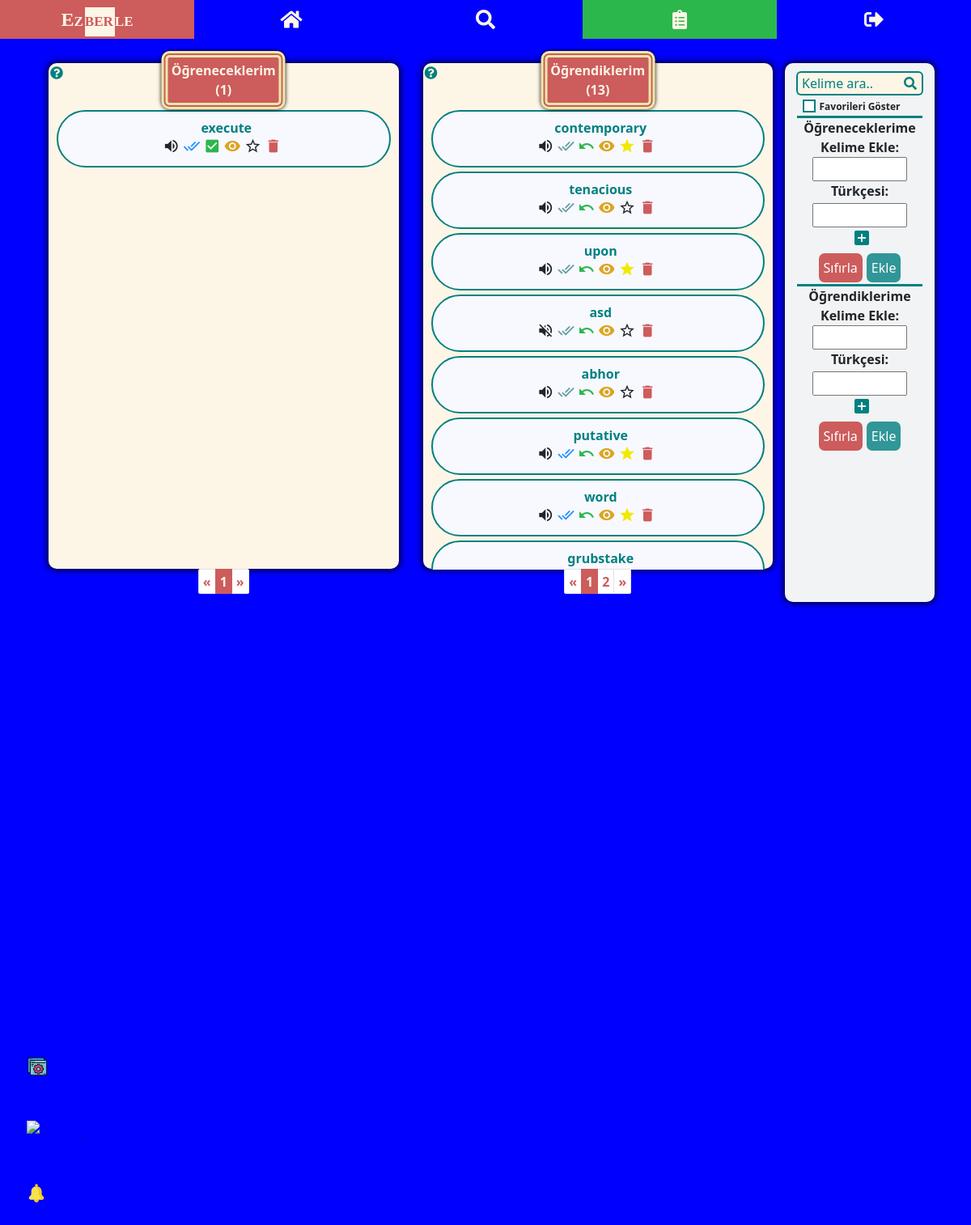
/kelime_listesi/ (signed in), run on the app's committed database.
### my_dict/models.py (models this page shows, shortened)
class WordEn(models.Model):
    user = models.ForeignKey(User, on_delete=models.CASCADE)
    english = models.CharField(max_length=100)
    audio = models.CharField(max_length=300)
    create_time = models.DateTimeField(auto_now_add=True)
    is_learned = models.BooleanField(default=False)
    is_seen = models.BooleanField(default=False)
    is_starred = models.BooleanField(default=False)
    is_in_reminder_list = models.BooleanField(default=False)
    is_new_in_reminder_list = models.BooleanField(default=False)
    memorize_tracker = FieldTracker(fields=['is_learned'])
    class Meta:
        ordering = ['-create_time']

### my_dict/views.py (the view)
# urls.py: path('kelime_listesi/', my_word_list, name='word-list'),
@login_required
def my_word_list(request):
    unl_words = get_word_list(request, 'unlearned_words')
    l_words = get_word_list(request, 'learned_words')
    if request.method == 'POST':
        if "english-unl" in request.POST:
            word_en = request.POST.get('english-unl')
            word_tr_list = request.POST.getlist('turkish-unl[]')
            if not WordEn.objects.filter(user=request.user, english=word_en).exists():
                create_word_en = WordEn(user=request.user, english=word_en)
                create_word_en.save()
                for word_tr in word_tr_list:
                    if word_tr.strip() != "":
                        create_word_tr = create_word_en.turkish.create(turkish=word_tr)
                        create_word_tr.save()
                is_added = True
            else:
                is_added = False
            data = {'is_added': is_added}
            return JsonResponse(data)
        elif "english-l" in request.POST:
            word_en = request.POST.get('english-l')
            word_tr_list = request.POST.getlist('turkish-l[]')
            if not WordEn.objects.filter(user=request.user, english=word_en).exists():
                create_word_en = WordEn(user=request.user, english=word_en, is_learned=True)
                create_word_en.save()
                for word_tr in word_tr_list:
                    if word_tr.strip() != "":
                        create_word_tr = create_word_en.turkish.create(turkish=word_tr)
                        create_word_tr.save()
                is_added = True
            else:
                is_added = False
            data = {'is_added': is_added}
            return JsonResponse(data)
    elif request.method == "GET":
        word = request.GET.get("q")
        my_word_list_search(request, word)
    paginator_unl = Paginator(unl_words, 10)
    page_no_unl = request.GET.get('s')
    page_unl = paginator_unl.get_page(page_no_unl)
    paginator_l = Paginator(l_words, 10)
    page_no_l = request.GET.get('p')
    page_l = paginator_l.get_page(page_no_l)
    data = {
        'page_obj_unl': page_unl,
        'page_obj_l': page_l,
        'unlearned_count': len(unl_words),
        'learned_count': len(l_words),
    }
    if WordEn.objects.filter(user=request.user, is_new_in_reminder_list=True):
        data['show_reminder_notif'] = True
    return render(request, 'my_dict/word_list.html', context=data)

### my_dict/templates/my_dict/word_list.html (shortened to what this page needs)
{% extends 'base.html' %}
{% load static %}
{% block content %}
<div class="wrapper">
<div class="container-md">
<div class="row mt-4">
    <div class="col-lg-5 tbl-first mt-md-4">
        <div class="word-list position-relative">
            <span class="wl-title">Öğreneceklerim <br> (<span class="count-unl">{{ unlearned_count }}</span>)</span>
            <div class="tt">
              <i class="fas fa-question-circle"></i>
            </div>
            <ul class="unl-word">
                {% if "kelime_listesi/q=" not in request.path or page_obj_unl|length > 0 %}
                    {% for word in page_obj_unl %}
                    <li data-id="{{word.id}}" class="li{{word.id}}">
                        <div class="en-section">
                            <div class="align-self-center word">
                                <a href="{% url 'dictionary-search' word.english %}" target="_blank">{{ word.english }}</a>
                            </div>
                            <div data-id="{{word.id}}" class="btn-grp">
                                {% if word.audio %}
                                <i title="Dinle" class="material-icons audio">volume_up</i>
                                {% else %}
                                <i title="Ses mevcut değil" class="material-icons audio">volume_off</i>
                                <audio src="{{word.audio}}"></audio>
                                {% endif %}
                                {% if word.is_seen %}
                                <i title="Görüldü" class="material-icons tick-seen dodger">done_all</i>
                                {% else %}
                                <i title="Görüldü" class="material-icons tick-seen cadet">done_all</i>
                                {% endif %}
                                <i title="Ezberledim" class="material-icons tick-learn memorize">check_box</i>
                                <i data-toggle="collapse" data-target=".tr{{word.id}}" title="Türkçelerini göster"
                                   class="material-icons eye">remove_red_eye</i>
                                {% if not word.is_starred %}
                                <i title="Favorilere ekle" class="material-icons star">star_border</i>
                                {% else %}
                                <i title="Favorilere eklendi" class="material-icons star pale-yellow">star</i>
                                {% endif %}
                                <i title="Sil" class="material-icons del del-unl">delete</i>
                            </div>
                        </div>
                    </li>
                    {% endfor %}
                {% elif page_obj_unl|length == 0 and '$favorites' not in request.path %}
                    <li>Bu listeye <u>{{word}}</u> için bir kelime kayıt edilmemiş.</li>
                {% endif %}
            </ul>
        </div>
        {% if 'kelime_listesi/q=' not in request.path or unl_pg_count > 9 %}
        <nav aria-label="Page navigation example">
          <ul class="pagination pagination-sm justify-content-center">
          {% if page_obj_unl.has_previous %}
              <li class="page-item">
              <a class="page-link" href="?s={{ page_obj_unl.previous_page_number }}">&laquo</a>
            </li>
          {% else %}
              <li class="page-item disabled">
              <a class="page-link" href="#" tabindex="-1" aria-disabled="true">&laquo</a>
            </li>
          {% endif %}
          {% for i in page_obj_unl.paginator.page_range %}
              {% if page_obj_unl.number == i %}
                  <li class="page-item active" aria-current="page">
                <span class="page-link">
                  {{ i }}
                </span>
              </li>
              {% elif i > page_obj_unl.number|add:'-5' and i < page_obj_unl.number|add:'5' %}
                   <li class="page-item"><a class="page-link" href="?s={{ i }}">{{ i }}</a></li>
              {% endif %}
          {% endfor %}
          {% if page_obj_unl.has_next %}
              <li class="page-item">
              <a class="page-link" href="?s={{ page_obj_unl.next_page_number }}">&raquo</a>
            </li>
          {% else %}
              <li class="page-item disabled">
              <a class="page-link" href="#" tabindex="-1" aria-disabled="true">&raquo</a>
            </li>
          {% endif %}
        </ul>
      </nav>
        {% endif %}
    </div>
    <div class="col-lg-5 mt-md-4">
        <div class="word-list position-relative">
            <span class="wl-title">Öğrendiklerim <br> (<span class="count-l">{{ learned_count }}</span>)</span>
            <div class="tt">
              <i class="fas fa-question-circle"></i>
            </div>
            <ul class="l-word">
                {% if "kelime_listesi/q=" not in request.path or page_obj_l|length > 0 %}
                    {% for word in page_obj_l %}
                    <li data-id="{{word.id}}" class="li{{word.id}}">
                        <div class="en-section">
                            <div class="align-self-center word">
                                <a href="{% url 'dictionary-search' word.english %}" target="_blank">{{ word.english }}</a>
                            </div>
                            <div data-id="{{word.id}}" class="btn-grp">
                                {% if word.audio %}
                                <i title="Dinle" class="material-icons audio">volume_up</i>
                                {% else %}
                                <i title="Ses mevcut değil" class="material-icons audio">volume_off</i>
                                {% endif %}
                                {% if word.is_seen %}
                                <i title="Görüldü" class="material-icons tick-seen dodger">done_all</i>
                                {% else %}
                                <i title="Görüldü" class="material-icons tick-seen cadet">done_all</i>
                                {% endif %}
                                <i title="Unuttum" class="material-icons tick-unlearn memorize">undo</i>
                                {% if word.turkish %}
                                <i data-toggle="collapse" data-target=".tr{{word.id}}" title="Türkçelerini göster"
                                   class="material-icons eye">remove_red_eye</i>
                                {% endif %}
                                {% if not word.is_starred %}
                                <i title="Favorilere ekle" class="material-icons star">star_border</i>
                                {% else %}
                                <i title="Favorilere eklendi" class="material-icons star pale-yellow">star</i>
                                {% endif %}
                                <i title="Sil" class="material-icons del del-l">delete</i>
                            </div>
                        </div>
                    </li>
                    {% endfor %}
                {% elif page_obj_l|length == 0 and '$favorites' not in request.path %}
                    <li>Bu listeye <u>{{word}}</u> için bir kelime kayıt edilmemiş.</li>
                {% endif %}
            </ul>
        </div>
        {% if 'kelime_listesi/q=' not in request.path or l_pg_count > 9 %}
        <nav aria-label="Page navigation example">
          <ul class="pagination pagination-sm justify-content-center">
          {% if page_obj_l.has_previous %}
              <li class="page-item">
              <a class="page-link" href="?p={{ page_obj_l.previous_page_number }}">&laquo</a>
            </li>
          {% else %}
              <li class="page-item disabled">
              <a class="page-link" href="#" tabindex="-1" aria-disabled="true">&laquo</a>
            </li>
          {% endif %}
          {% for i in page_obj_l.paginator.page_range %}
              {% if page_obj_l.number == i %}
                  <li class="page-item active" aria-current="page">
                <span class="page-link">
                  {{ i }}
                </span>
              </li>
              {% elif i > page_obj_l.number|add:'-5' and i < page_obj_l.number|add:'5' %}
                   <li class="page-item"><a class="page-link" href="?p={{ i }}">{{ i }}</a></li>
              {% endif %}
          {% endfor %}
          {% if page_obj_l.has_next %}
              <li class="page-item">
              <a class="page-link" href="?p={{ page_obj_l.next_page_number }}">&raquo</a>
            </li>
          {% else %}
              <li class="page-item disabled">
              <a class="page-link" href="#" tabindex="-1" aria-disabled="true">&raquo</a>
            </li>
          {% endif %}
          </ul>
        </nav>
        {% endif %}
    </div>
    <div class="col-lg-2 col-sm-8 word-mng mb-lg-0 mb-5 mt-4">
        <div>
            <div class="d-flex justify-content-center word-mng-search">
                {% if 'kelime_listesi/q=' in request.path and '$favorites' not in request.path %}
                    <input title="Bir kelime arayın" class="srch-i" type="search" placeholder="Kelime ara.." onClick="this.setSelectionRange(0, this.value.length)" aria-autocomplete="none" autofocus>
                    <button class="srch-btn" type="submit">
                        <i class="fas fa-search"></i>
                    </button>
                {% else %}
                    <input title="Bir kelime arayın" class="srch-i" type="search" placeholder="Kelime ara.." onClick="this.setSelectionRange(0, this.value.length)" aria-autocomplete="none" autofocus>
                    <button class="srch-btn" type="submit">
                        <i class="fas fa-search"></i>
                    </button>
                {% endif %}
            </div>
            {% if '$favorites' in request.path %}
            <div class="d-flex justify-content-center show-fav">
                <label class="custom-cb" for="show-fav">Favorileri Göster
                    <input id="show-fav" type="checkbox" checked>
                    <span class="checkbox"></span>
                </label>
            </div>
            {% else %}
            <div class="d-flex justify-content-center show-fav">
                <label class="custom-cb" for="show-fav">Favorileri Göster
                    <span class="checkbox"></span>
                </label>
            </div>
            {% endif %}
        </div>
        <div class="mng-body">
            <div class="text-center mng-top">
                <div>
                    <span id="add-title-unl">Öğreneceklerime</span><br>
                    <label for="english-unl">Kelime Ekle:</label>
                </div>
                <div><input type="text" id="english-unl" name="english-unl" required autocomplete="off"></div>
                <div><label for="turkish-unl">Türkçesi:</label></div>
                <div><input type="text" id="turkish-unl" name="turkish-unl" class="input-tr-unl mt-1 turkish w-75" autocomplete="off"></div>
                <div class="d-flex justify-content-center">
                  <button class="add-tr add-tr-unl"><i class="material-icons">add_box</i></button>
                </div>
                <div class="d-flex justify-content-center mb-1">
                  <input class="btn-danger-custom reset-unl" type="reset" value="Sıfırla">
                  <input class="btn-before add2unl" type="submit" value="Ekle">
                </div>
            </div>
        </div>
        <div class="text-center mng-bottom">
            <div>
                <span id="add-title-l">Öğrendiklerime</span> <br>
                <label for="english-l">Kelime Ekle:</label>
            </div>
            <div><input type="text" id="english-l" name="english-l" required autocomplete="off"></div>
            <div><label for="turkish-l">Türkçesi:</label></div>
            <div><input type="text" id="turkish-l" name="turkish-l" class="input-tr-l mt-1 turkish w-75" autocomplete="off"></div>
            <div class="d-flex justify-content-center">
              <button class="add-tr add-tr-l"><i class="material-icons">add_box</i></button>
            </div>
            <div class="d-flex justify-content-center mng-form2 mb-sm-1 mb-lg-0">
              <input class="btn-danger-custom reset-l" type="reset" value="Sıfırla">
              <input class="btn-before add2l" type="submit" value="Ekle">
            </div>
        </div>
    </div>
</div>
</div>
</div>
{% endblock %}

### data on the page
WordEn: english "execute", is_seen True (drawn), is_starred False (drawn)
WordEn: english "contemporary", is_seen False (drawn), is_starred True (drawn)
WordEn: english "tenacious", is_seen False (drawn), is_starred False (drawn)
WordEn: english "upon", is_seen False (drawn), is_starred True (drawn)
WordEn: english "asd", is_seen False (drawn), is_starred False (drawn)
WordEn: english "abhor", is_seen False (drawn), is_starred False (drawn)
WordEn: english "putative", is_seen True (drawn), is_starred True (drawn)
WordEn: english "word", is_seen True (drawn), is_starred True (drawn)
WordEn: english "grubstake", is_seen False (drawn)

### other printed values
{{ unlearned_count }} "1"
{{ i }} "1"
{{ learned_count }} "13"
{{ i }} "2"
